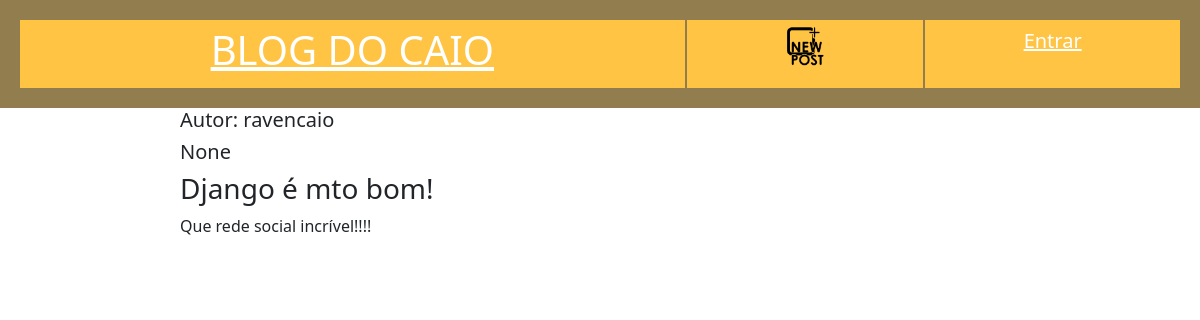
Page /post_view/post_view/2/ on the earlier database version.
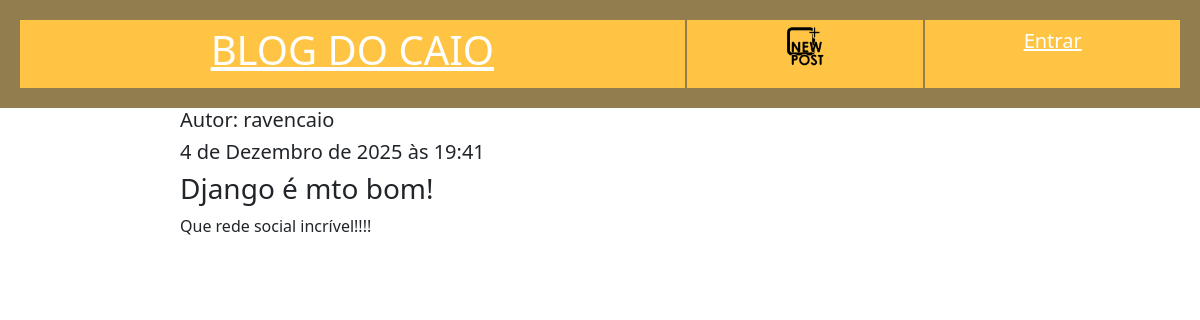
Same page on the later database version.
### polls/models.py (models this page shows, shortened)
class Post(models.Model):
    author = models.ForeignKey(settings.AUTH_USER_MODEL, on_delete=models.CASCADE)
    title = models.CharField(max_length=200)
    text = models.TextField()
    created_date = models.DateTimeField(default=timezone.now)
    published_date = models.DateTimeField(blank=True, null=True)

### polls/views.py (the view)
# urls.py: path("post_view/<int:pk>/", views.post_view, name="post_view"),
def post_view(request, pk):
    post = Post.objects.get(id = pk)
    return render(request, 'post_view.html', {'post' : post})

### polls/templates/post_view.html
{% extends 'blog.html' %}
{% block content %}
<h5 style = 'font-weight: normal;'>Autor: {{ post.author }}</h5>
<h5 style = 'font-weight: normal;'>{{ post.published_date }}</h5>
<h3>{{ post.title }}</h3>
<p>{{ post.text }}</p>
{% endblock %}

Differences in the rows shown:
changed Post "Django é mto bom!": published_date "None" → "4 de Dezembro de 2025 às 19:41"
